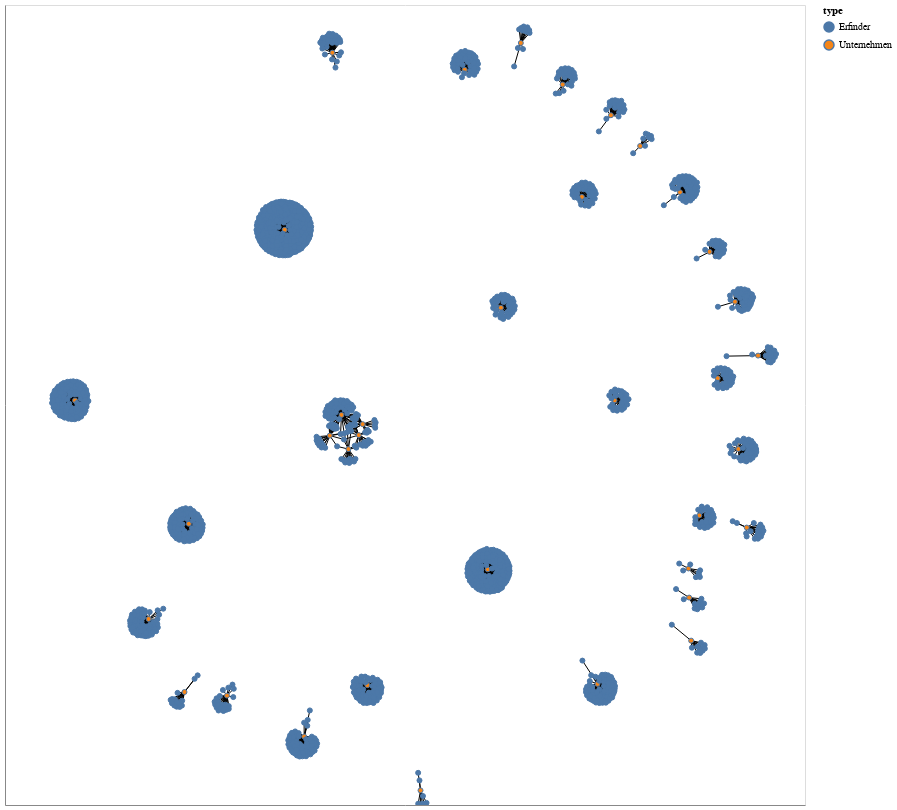

Write notebook code for a chart like this one.
### Code cell
alt.data_transformers.disable_max_rows()
chart = nxa.draw_networkx(
    inventor_graph,
    node_color= 'type',
    #cmap='viridis',
    edge_color='black',
    node_size= 25,
    node_tooltip = ['inventor', 'inventions', 'company']
).properties(
    width=800,
    height=800
).interactive()
chart

### Figure 1 — Vega-Lite specification as saved in the notebook (floating-point values rounded to 4 significant figures; data arrays with more than 128 entries replaced by an {"elided": "..."} marker saying what was removed)
{"config": {"view": {"continuousWidth": 400, "continuousHeight": 300}}, "layer": [{"data": {"name": "data-fbb54f849b9593108b4dbb37e45d2495"}, "mark": {"type": "line", "color": "black", "opacity": 1, "strokeWidth": 1}, "encoding": {"detail": {"type": "quantitative", "field": "edge"}, "x": {"type": "quantitative", "axis": {"grid": false, "labels": false, "ticks": false, "title": ""}, "field": "x"}, "y": {"type": "quantitative", "axis": {"grid": false, "labels": false, "ticks": false, "title": ""}, "field": "y"}}, "selection": {"selector001": {"type": "interval", "bind": "scales", "encodings": ["x", "y"]}}}, {"data": {"name": "data-fabda80459a8218b7d90ef23fee1fdfa"}, "mark": {"type": "point", "opacity": 1, "size": 25, "strokeWidth": 1.0}, "encoding": {"fill": {"type": "nominal", "field": "type"}, "tooltip": [{"type": "nominal", "field": "inventor"}, {"type": "nominal", "field": "inventions"}, {"type": "nominal", "field": "company"}], "x": {"type": "quantitative", "axis": {"grid": false, "labels": false, "ticks": false}, "field": "x"}, "y": {"type": "quantitative", "axis": {"grid": false, "labels": false, "ticks": false}, "field": "y"}}}], "height": 800, "width": 800, "$schema": "https://vega.github.io/schema/vega-lite/v4.8.1.json", "datasets": {"data-fbb54f849b9593108b4dbb37e45d2495": {"elided": "3430 records"}, "data-fabda80459a8218b7d90ef23fee1fdfa": {"elided": "1709 records"}}}
